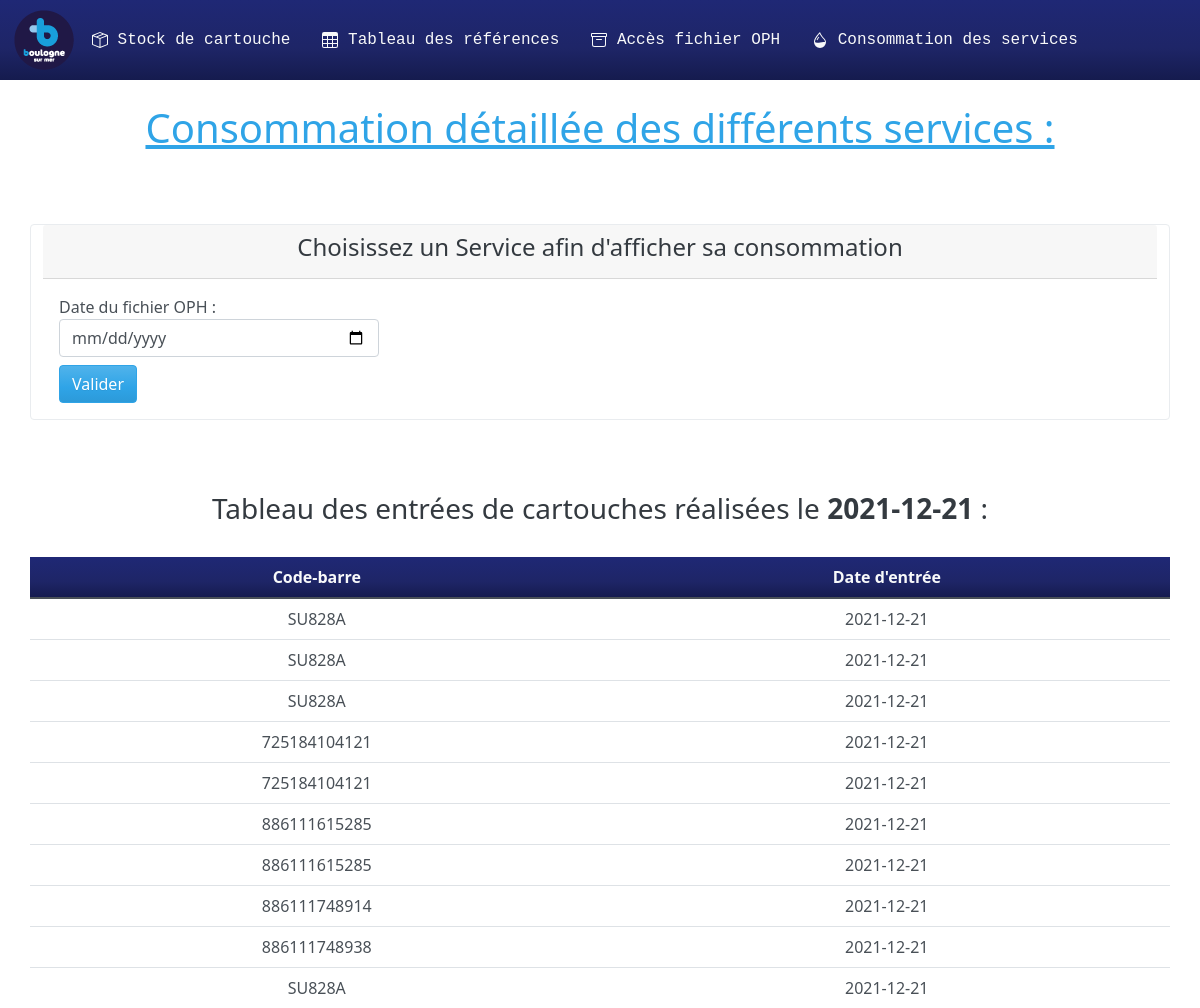
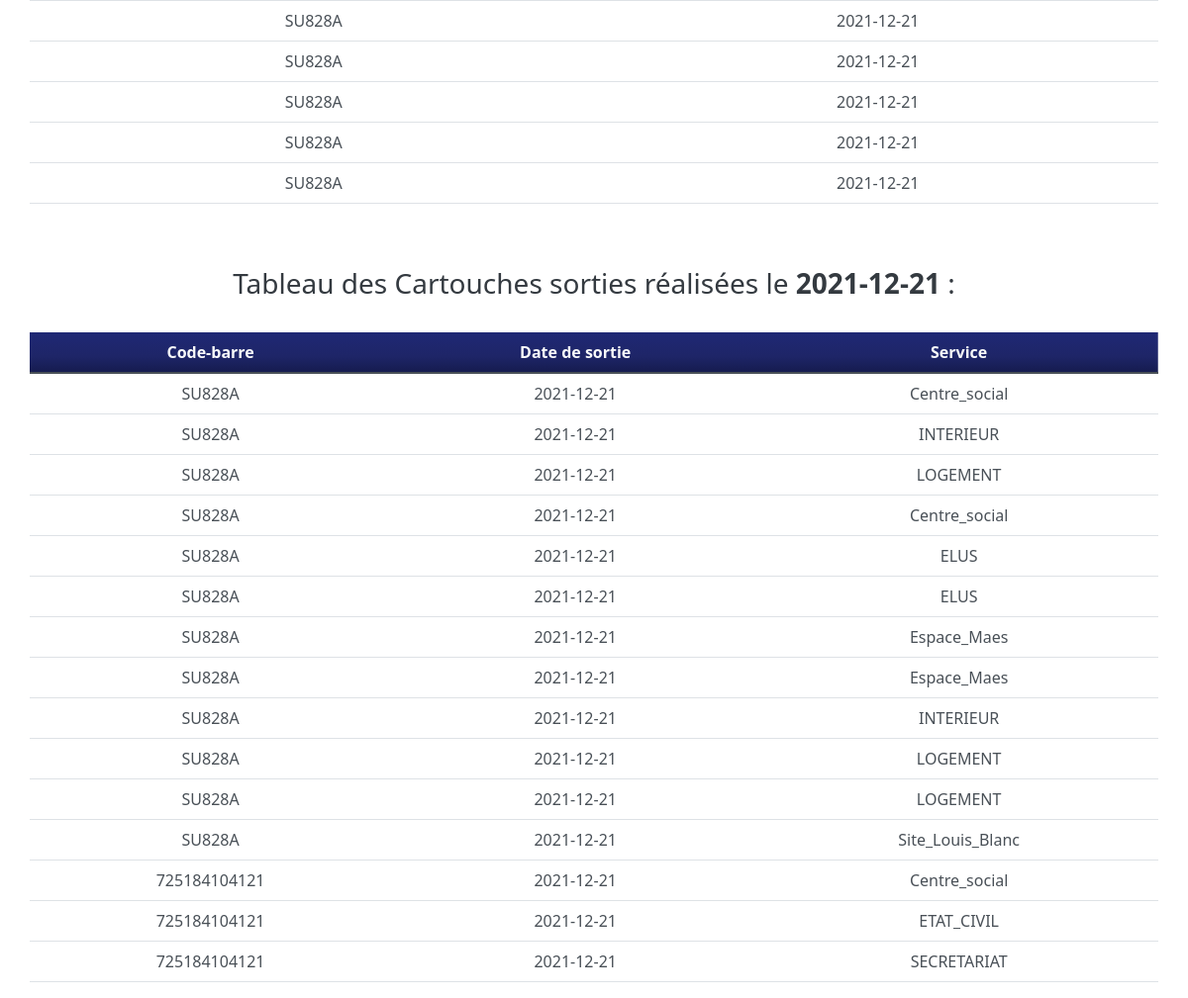
Screenshot of /Fichier_OPH.php?date=2021-12-21 with the database file from the repository (2 pictures, top to bottom).
### tables this page shows
CREATE TABLE `cartouche_entree` (
  `IdEntree` int(11) NOT NULL,
  `CodeBarre` varchar(30) NOT NULL,
  `NomService` text,
  `DateEntree` date NOT NULL
);

CREATE TABLE `cartouche_sortie` (
  `idSortie` int(11) NOT NULL,
  `CodeBarre` varchar(30) NOT NULL,
  `NomService` text NOT NULL,
  `DateSortie` date NOT NULL
);

### Fichier_OPH.php (the view, shortened to what this page needs)
<!doctype html>
<html lang="fr">
<head>
    <link rel="stylesheet" type="text/css" href="../css/bootstrap.css">
    <link rel="stylesheet" type="text/css" href="../css/Custom.css">
</head>
<body>
<?php include "navbar.php"?>
<div class="h1 text-primary text-center m-4 text-decoration-underline">
    <h1 class="px-5"> Consommation détaillée des différents services : </h1>
</div>
<div class="container">
    <div class="row justify-content-center">
            <div class="card border-secondary mt-5 mb-4" style="max-width: 80rem;">
                <div class="card-header h4 text-center"><h4 class="text-dark">Choisissez un Service afin d'afficher sa consommation</h4> </div>
                <div class="card-body">
                    <form class="form-group" action="Fichier_OPH.php" method="get">
                        <div class="col-6">
                            <label>Date du fichier OPH :</label>
                            <input type="date" name="date" class="form form-control" style="max-width: 20rem;">
                        </div>
                        <div class="col-6">
                            <input type="submit" value="Valider" class="btn btn-primary mt-2">
                        </div>
                    </form>
                </div>
            </div>
    </div>
</div>
    <div class="container" id="Conso" >
        <div class="row">
            <?php
            if(isset($_GET['date']))
            {
                echo"<div class='container' id='Conso' >
        <div class='row'>";
                $date=$_GET['date'];
            }
            else
            {
                echo"<div class='container' id='Conso' hidden >
        <div class='row'>";
            }
            ?>
            <div class="mt-5">
                <h3 class="text-dark text-center"> Tableau des entrées de cartouches réalisées le <strong><?= $date?></strong> : </h3>
            </div>
            <table class='table table-hover mt-4'>
                <thead class='bg-primary text-light text-center '>
                <tr>
                    <th>Code-barre</th>
                    <th> Date d'entrée</th>
                </tr>
                </thead>
                <tbody>
                <?php
                global $connexion;
                if (isset($_GET['date']))
                {
                    $date=$_GET['date'];
                    $sql= "SELECT * FROM `cartouche_entree` WHERE DateEntree= ? ORDER BY DateEntree LIMIT 15";
                    $stmt= mysqli_stmt_init($connexion);
                    if (!mysqli_stmt_prepare($stmt,$sql)){
                        echo "échec de la requête";
                    }
                    else
                    {
                        mysqli_stmt_bind_param($stmt,"s",$date);
                        mysqli_stmt_execute($stmt);
                        $stock_resultat = mysqli_stmt_get_result($stmt);
                        while ($cartouche = mysqli_fetch_array($stock_resultat)){
                            echo "<tr>
            <td class='text-center'>$cartouche[CodeBarre]</td>
            <td class='text-center'>$cartouche[DateEntree]</td>
            </tr>";
                        }
                    }
                }
                else{}
                ?>
                </tbody>
            </table>
            <div class="mt-5">
                <h3 class="text-dark text-center"> Tableau des Cartouches sorties réalisées le <strong><?= $date?></strong> : </h3>
            </div>
            <table class='table table-hover mt-4'>
                <thead class='bg-primary text-light text-center '>
                <tr>
                    <th>Code-barre</th>
                    <th> Date de sortie</th>
                    <th> Service </th>
                </tr>
                </thead>
                <tbody>
                <?php
                global $connexion;
                if (isset($_GET['date']))
                {
                    $date=$_GET['date'];
                    $sql= "SELECT * FROM `cartouche_sortie` WHERE DateSortie= ? ORDER BY DateSortie LIMIT 15";
                    $stmt= mysqli_stmt_init($connexion);
                    if (!mysqli_stmt_prepare($stmt,$sql)){
                        echo "échec de la requête";
                    }
                    else
                    {
                        mysqli_stmt_bind_param($stmt,"s",$date);
                        mysqli_stmt_execute($stmt);
                        $stock_resultat = mysqli_stmt_get_result($stmt);
                        while ($cartouche = mysqli_fetch_array($stock_resultat)){
                            echo "<tr>
            <td class='text-center'>$cartouche[CodeBarre]</td>
            <td class='text-center'>$cartouche[DateSortie]</td>
            <td class='text-center'>$cartouche[NomService]</td>
            </tr>";
                        }
                    }
                }
                else{}
                ?>
                </tbody>
            </table>
</body>
</html>

### rows the page displays
cartouche_entree: CodeBarre "SU828A", DateEntree "2021-12-21"
cartouche_entree: CodeBarre "SU828A", DateEntree "2021-12-21"
cartouche_entree: CodeBarre "SU828A", DateEntree "2021-12-21"
cartouche_entree: CodeBarre "725184104121", DateEntree "2021-12-21"
cartouche_entree: CodeBarre "725184104121", DateEntree "2021-12-21"
cartouche_entree: CodeBarre "886111615285", DateEntree "2021-12-21"
cartouche_entree: CodeBarre "886111615285", DateEntree "2021-12-21"
cartouche_entree: CodeBarre "886111748914", DateEntree "2021-12-21"
cartouche_entree: CodeBarre "886111748938", DateEntree "2021-12-21"
cartouche_entree: CodeBarre "SU828A", DateEntree "2021-12-21"
cartouche_entree: CodeBarre "SU828A", DateEntree "2021-12-21"
cartouche_entree: CodeBarre "SU828A", DateEntree "2021-12-21"
cartouche_entree: CodeBarre "SU828A", DateEntree "2021-12-21"
cartouche_entree: CodeBarre "SU828A", DateEntree "2021-12-21"
cartouche_entree: CodeBarre "SU828A", DateEntree "2021-12-21"
cartouche_sortie: CodeBarre "SU828A", DateSortie "2021-12-21", NomService "Centre_social"
cartouche_sortie: CodeBarre "SU828A", DateSortie "2021-12-21", NomService "INTERIEUR"
cartouche_sortie: CodeBarre "SU828A", DateSortie "2021-12-21", NomService "LOGEMENT"
cartouche_sortie: CodeBarre "SU828A", DateSortie "2021-12-21", NomService "Centre_social"
cartouche_sortie: CodeBarre "SU828A", DateSortie "2021-12-21", NomService "ELUS"
cartouche_sortie: CodeBarre "SU828A", DateSortie "2021-12-21", NomService "ELUS"
cartouche_sortie: CodeBarre "SU828A", DateSortie "2021-12-21", NomService "Espace_Maes"
cartouche_sortie: CodeBarre "SU828A", DateSortie "2021-12-21", NomService "Espace_Maes"
cartouche_sortie: CodeBarre "SU828A", DateSortie "2021-12-21", NomService "INTERIEUR"
cartouche_sortie: CodeBarre "SU828A", DateSortie "2021-12-21", NomService "LOGEMENT"
cartouche_sortie: CodeBarre "SU828A", DateSortie "2021-12-21", NomService "LOGEMENT"
cartouche_sortie: CodeBarre "SU828A", DateSortie "2021-12-21", NomService "Site_Louis_Blanc"
cartouche_sortie: CodeBarre "725184104121", DateSortie "2021-12-21", NomService "Centre_social"
cartouche_sortie: CodeBarre "725184104121", DateSortie "2021-12-21", NomService "ETAT_CIVIL"
cartouche_sortie: CodeBarre "725184104121", DateSortie "2021-12-21", NomService "SECRETARIAT"

### other values shown
$date "2021-12-21"
